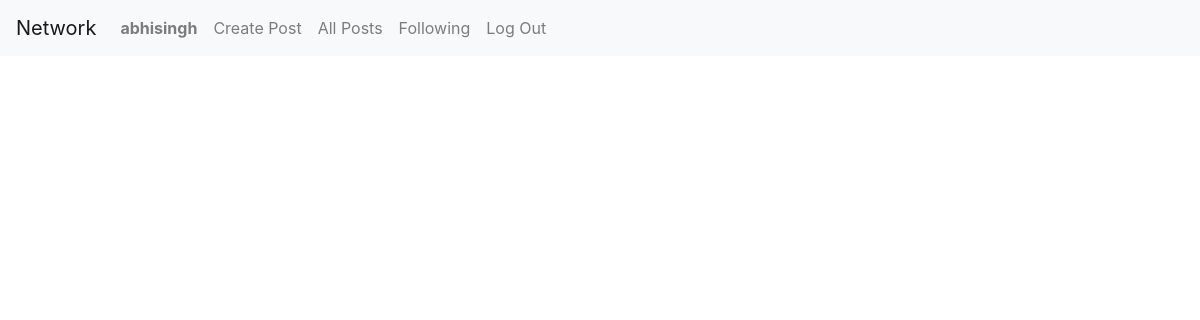
Page /following (signed in) on the earlier database version.
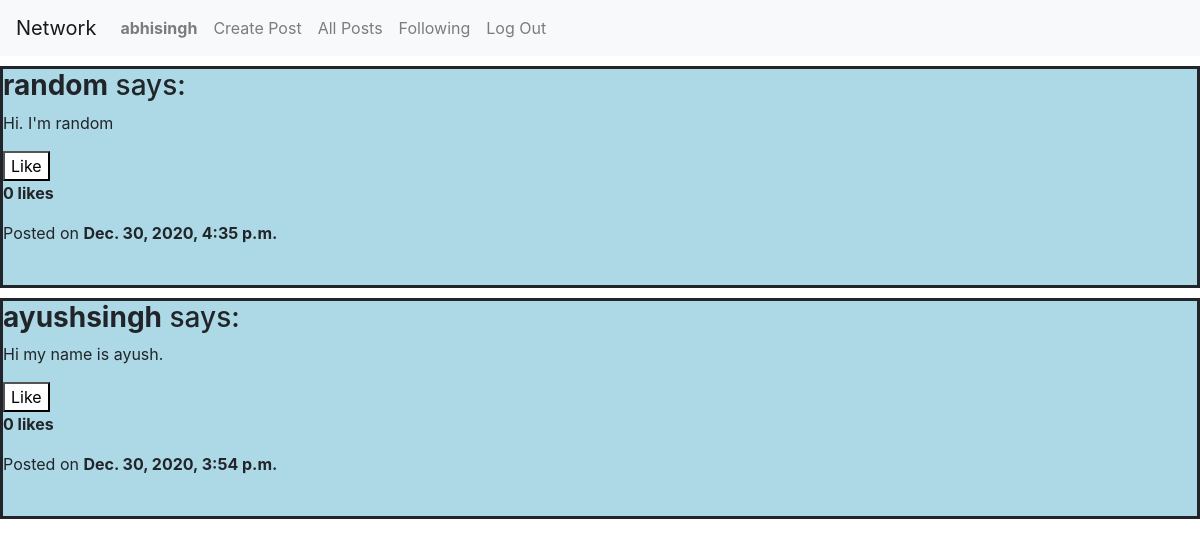
Same page on the later database version.
### network/models.py (models this page shows, shortened)
class User(AbstractUser):
    pass

class Post(models.Model):
    user = models.ForeignKey(User, on_delete=models.CASCADE, related_name="user")
    body = models.CharField(max_length = 180)
    timestamp = models.DateTimeField()
    likecount = models.IntegerField(default=0)

### network/views.py (the view)
# urls.py: path("following", views.following, name="following"),
def following(request):
    user = request.user
    following = Follow.objects.filter(follower=user).values('following_id')
    posts = Post.objects.filter(user__in=following).order_by('-timestamp')
    p = Paginator(posts, 10)
    pn = request.GET.get('page')
    sp = p.get_page(pn)
    return render(request, "network/following.html",{
        "posts": sp,
    })

### network/templates/network/following.html (shortened to what this page needs)
{% extends "network/layout.html" %}
{% load static %}
{% block body %}
{% for post in posts %}
  <div class="post" id="post" style="margin-top: 10px; border-style: solid; background-color:lightblue;">
    <h3><strong>{{post.user}}</strong> says:</h3>
    <p id="post{{post.id}}">{{post.body}}</p>
    <button id="likebutton{{post.id}}" style="background-color: white;" onclick="like('{{post.id}}')">Like</button>
    <p id="likecount{{post.id}}"><strong>{{post.likecount}} likes</strong></p>
    <p>Posted on <strong>{{post.timestamp}}</strong></p>
    <br>
  </div>
{% endfor %}
{% endblock %}

### network/templates/network/layout.html (shortened to what this page needs)
{% load static %}
<!DOCTYPE html>
<html lang="en">
    <head>
        <link href="https://stackpath.bootstrapcdn.com/bootstrap/4.4.1/css/bootstrap.min.css" rel="stylesheet">
        <link href="{% static 'network/styles.css' %}" rel="stylesheet">
    </head>
    <body>
        <nav class="navbar navbar-expand-lg navbar-light bg-light">
            <a class="navbar-brand" href="#">Network</a>
            <div>
              <ul class="navbar-nav mr-auto">
                {% if user.is_authenticated %}
                    <li class="nav-item">
                        <a class="nav-link" href="{% url 'profile' user.username %}"><strong>{{ user.username }}</strong></a>
                    </li>
                    <li class="nav-item">
                        <a class="nav-link" href="{% url 'index' %}">Create Post</a>
                    </li>
                {% endif %}
                <li class="nav-item">
                  <a class="nav-link" href="{% url 'allposts' %}">All Posts</a>
                </li>
                {% if user.is_authenticated %}
                    <li class="nav-item">
                        <a class="nav-link" href="{% url 'following' %}">Following</a>
                    </li>
                    <li class="nav-item">
                        <a class="nav-link" href="{% url 'logout' %}">Log Out</a>
                    </li>
                {% endif %}
              </ul>
            </div>
          </nav>
        <div class="body">
            {% block body %}
            {% endblock %}
        </div>
    </body>
</html>

Differences in the rows shown:
added Post: user "random", body "Hi. I'm random", likecount "0", timestamp "Dec. 30, 2020, 4:35 p.m."
added Post: user "ayushsingh", body "Hi my name is ayush.", likecount "0", timestamp "Dec. 30, 2020, 3:54 p.m."
